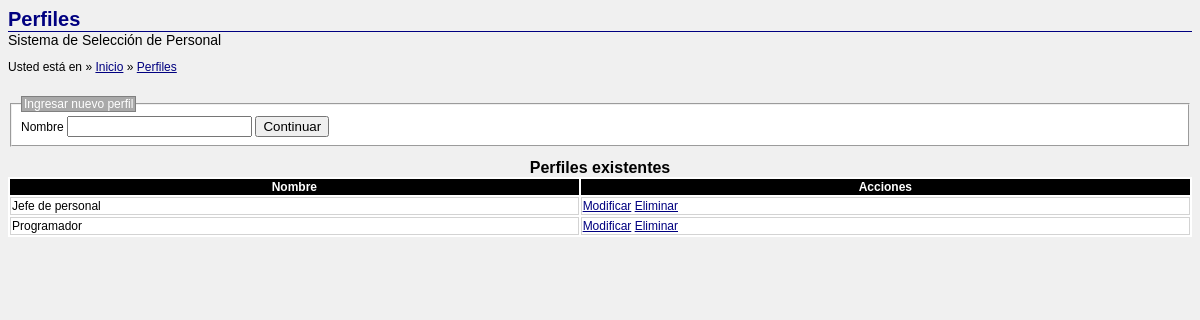
The page /index.php/perfiles on the database as committed earlier.
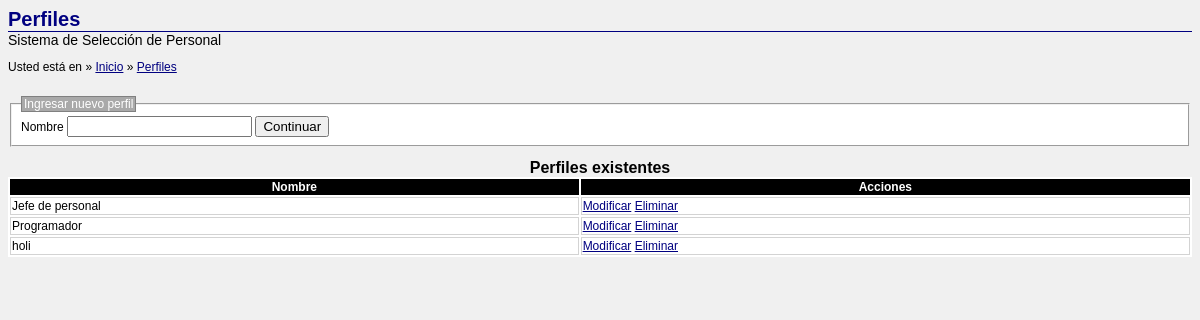
The same page on the database as committed later.
### tables this page shows
CREATE TABLE "perfil" (
    "id" INTEGER PRIMARY KEY AUTOINCREMENT NOT NULL,
    "nombre" TEXT NOT NULL
);

### application/controllers/perfiles.php (called while the page is built, shortened)
<?php if ( ! defined('BASEPATH')) exit('No direct script access allowed');
class Perfiles extends CI_Controller {
    public function index() {
		$this->load->model('perfil_model');
        $this->load->view(
			'perfiles/welcome_message',
			array(
				'perfiles' => $this->perfil_model->get()
			)
		);
    }
};

### index.php (called while the page is built, shortened)
<?php
require_once BASEPATH.'core/CodeIgniter.php';

### application/models/perfil_model.php (called while the page is built, shortened)
<?php
class Perfil_model extends CI_Model {
	public function get($id = null) {
		if (is_null($id))
			$retval = $this->db->get('perfil')->result();
		else {
			$retval = $this->db->where('id', $id)->get('perfil')->result();
			$retval = $retval[0];
		}
		return $retval;
	}
}

### application/views/perfiles/welcome_message.php (the view, shortened to what this page needs)
<html>
    <head>
		<link rel="stylesheet" href="<?=base_url() ?>main.css">
    </head>
    <body>
		<header>
			<h1>Perfiles</h1>
			<small>Sistema de Selección de Personal</small>
			<nav>
				<p>Usted está en</p>
				<ul>
					<li><a href="<?=site_url() ?>">Inicio</a></li>
					<li class="active"><a href="<?=site_url('perfiles') ?>">Perfiles</a></li>
				</ul>
			</nav>
		</header>
		<section>
			<form method="post" action="<?=site_url('perfiles/crear') ?>">
				<fieldset>
					<legend>Ingresar nuevo perfil</legend>
					<label>
						<span>Nombre</span>
						<input type="text" name="perfil[nombre]" required>
					</label>
					<button type="submit">Continuar</button>
				</fieldset>
			</form>
			<table>
				<caption>Perfiles existentes</caption>
				<thead>
					<tr>
						<th>Nombre</th>
						<th>Acciones</th>
					</tr>
				</thead>
				<tbody>
					<?php foreach($perfiles as $item): ?>
					<tr>
						<td><?=htmlspecialchars($item->nombre) ?></td>
						<td>
							<a href="<?=site_url('perfiles/descriptores/'.$item->id) ?>">Modificar</a>
							<a href="<?=site_url('perfiles/eliminar/'.$item->id) ?>" onclick="return confirm('¿Está seguro que desea eliminar el perfil?');">Eliminar</a>
						</td>
					</tr>
					<?php endforeach ?>
				</tbody>
			</table>
		</section>
    </body>
</html>

Rows that differ between the two databases and show on the page:
added perfil: nombre "holi"
